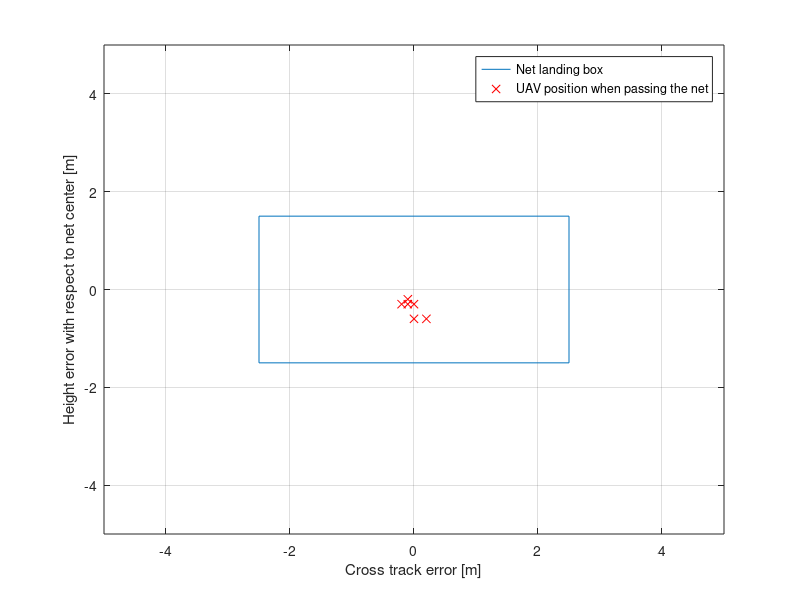

This chart was generated by the following MATLAB code:
close all;
clear all;
%% Day 1
% meanHeightError = [1.5 2.6 0.9 0.1 1.7 1.3 1.8 1.2 1.9 1.5 1.5]';
% meanCrossTrack = [6.1 6.7 5.5 2.8 2.0 6.8 9.1 8.2 5.9 4.4 1.3]';
%% Day 2
meanHeightError = [2.2 1.2 0.9 2.5 3.0 1.6 1.9 1.9]';
meanCrossTrack = [3.8 3.4 -1.8 0.2 0.3 0.2 -2.3 -0.1]';
disp('Mean height error')
mean(meanHeightError)
disp('Varianse height')
var(meanHeightError)
disp('Mean cross track error')
mean(meanCrossTrack)
disp('Variance cross track')
var(meanCrossTrack)
%% Day 1 net passing
% heightError = [2.8 2.7 0.9 0 0.8 2.1 0.7 -1.5 1.9 0.3 -1.3]';
% crossTrack  = [2.1 -4.5 -1.6 5.4 5.3 -1.6 2.3 -5.4 0.8 1.1 0.2]';

%% Day 2 net passing
% heightError = [14.4 1.3 1.1 1.4 1.1 2.0 2.32 7]';
% crossTrack  = [0.1 0.6 -0.2 0.1 0.1 -0.2 0.2 0.3]';

%% SIL 0606 results

heightError = [-0.6 -0.3 -0.3 -0.3 -0.2 -0.6]';
crossTrack = [0.2 0.0 -0.2 -0.1 -0.1 0.0]';

Net = [1.5 -2.5;
        -1.5 -2.5;
        -1.5 2.5;
        1.5 2.5;
        1.5 -2.5];
    
figure(1)
plot(Net(:,2),Net(:,1))
grid on;
hold on;
plot(crossTrack,heightError,'rx')
% axis('equal')
axis([-5 5 -5 5]);
legend('Net landing box','UAV position when passing the net');
xlabel('Cross track error [m]');
ylabel('Height error with respect to net center [m]')